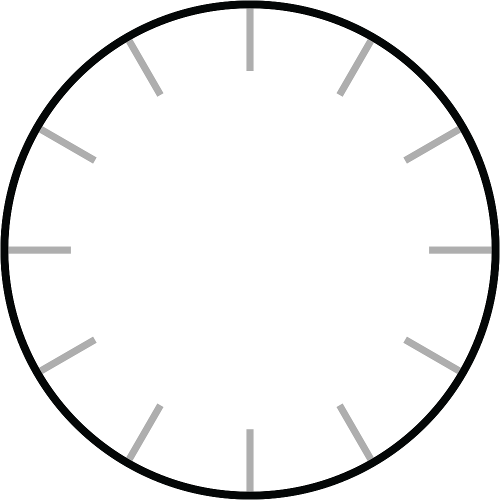
#> input picture data/artwork/dial.png, 500 x 500 px; its folder holds 5 pictures in this run
$ python face_layers.py
#> lines starting #> are read from the running program, lines starting #| are printed output that depends on the picture
"""Optional blank dials and transparent tick/number overlays for image backgrounds."""
from pathlib import Path
from PIL import Image, ImageDraw
import math
root=Path(__file__).resolve().parents[1]/'data/artwork'
# Background fill, marking color, extraction radius.
styles={0:('#ffffff','#000000',242),1:('#ffffff','#000000',243),2:('#ffffff','#000000',244),3:('#ffffff','#000000',243),4:('#ffffff','#000000',242),5:('#000000','#ffffff',240),6:('#faf9f5','#252b33',230),7:('#ffffff','#10151a',232),10:('#f5ecd7','#302a21',224),11:('#20262e','#f1f5f8',230),12:('#152739','#f2dfa0',216)}
for style in list(styles)+[8,13]:
 src=Image.open(root/('dial'+(str(style) if style else '')+'.png')).convert('RGBA')
#> src is the input picture: PIL image 500x500 RGBA; mean R, G, B, A 185.6, 185.7, 185.7, 199.7
 if style==8:
  blank=Image.new('RGBA',src.size);marks=src.copy()
 elif style==13:
  blank=Image.new('RGBA',src.size);d=ImageDraw.Draw(blank);d.ellipse((5,5,495,495),fill='#0d1022')
  marks=Image.open(root/'dial13t.png').convert('RGBA')
 else:
  bg,fg,radius=styles[style]
  bgRGB=tuple(bytes.fromhex(bg[1:]));fgRGB=tuple(bytes.fromhex(fg[1:]))
  # Preserve decorative outer rims for newer dials; blank their entire interior.
  if style>=6:
   blank=src.copy();d=ImageDraw.Draw(blank);r={6:239,7:240,10:224,11:239,12:222}[style]
   d.ellipse((250-r,250-r,250+r,250+r),fill=bg)
  else:
   blank=Image.new('RGBA',src.size);d=ImageDraw.Draw(blank)
#> after `blank = Image.new('RGBA', src.size)`: blank: PIL image 500x500 RGBA; every value is 0
   d.ellipse((1,1,498,498),fill=bg,outline='#151a1f' if style==0 else '#999999',width=1)
  marks=Image.new('RGBA',src.size);pixels=src.load();dest=marks.load()
  for y in range(500):
   for x in range(500):
    r=math.hypot(x-250,y-250)
    if r>radius or r<90:continue
    pix=pixels[x,y]
    # Invert the known solid fill, preserving antialiased edges as alpha.
    dif=max(abs(pix[k]-bgRGB[k]) for k in range(3));den=max(abs(fgRGB[k]-bgRGB[k]) for k in range(3))
    a=min(255,round(dif*255/max(1,den)))*pix[3]//255
    if a:dest[x,y]=(*fgRGB,a)
 blank.save(root/f'base{style}.png');marks.save(root/f'markings{style}.png')
#> after `blank.save(root / f'base{style}.png')`:
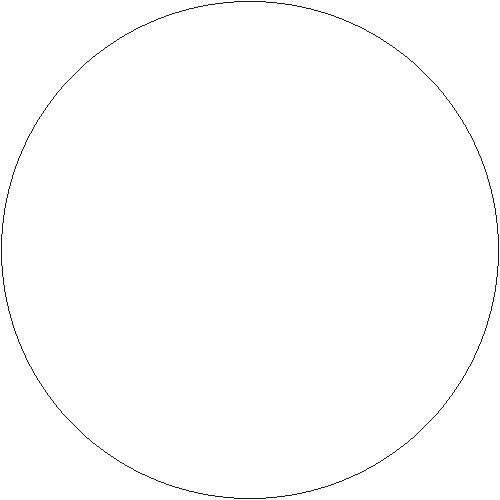
#> saved as base0.png: PIL image 500x500 RGBA; mean R, G, B, A 197.3, 197.3, 197.3, 198.6; transparent parts drawn white
#> after `blank.save(root / f'base{style}.png')`:
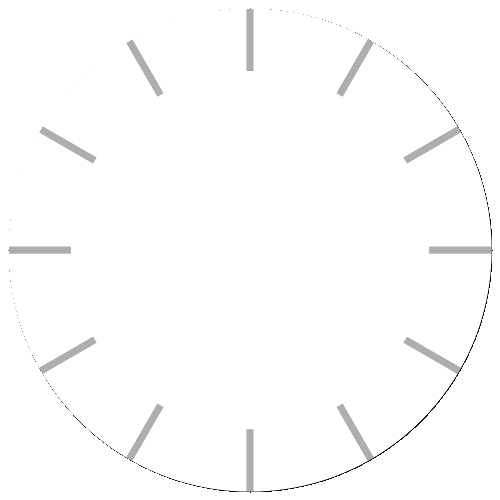
#> saved as markings0.png: PIL image 500x500 RGBA; mean R, G, B, A 0, 0, 0, 2.4; transparent parts drawn white
#> pass 2 of the loop `for style in list(styles)+[8,13]:`:
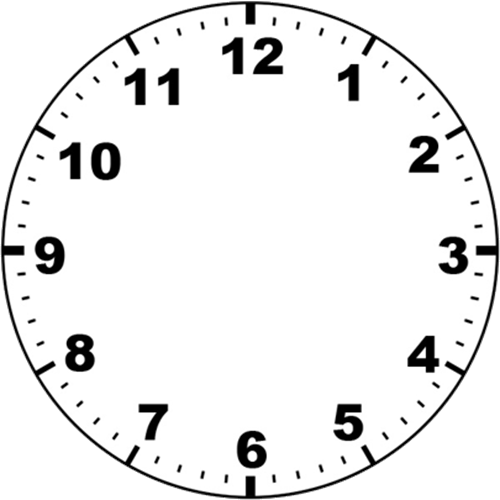
#> input picture data/artwork/dial1.png, 500 x 500 px
#> src is the input picture: PIL image 500x500 RGBA; mean R, G, B, A 237.9, 237.9, 237.9, 199.4
#> `blank.save(root / f'base{style}.png')`:
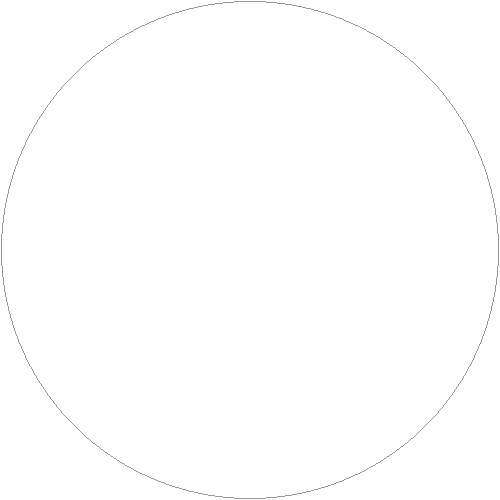
#> saved as base1.png: PIL image 500x500 RGBA; mean R, G, B, A 198, 198, 198, 198.6; transparent parts drawn white
#> `blank.save(root / f'base{style}.png')`:
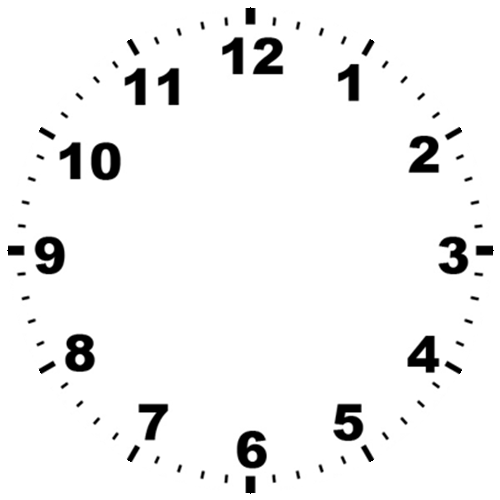
#> saved as markings1.png: PIL image 500x500 RGBA; mean R, G, B, A 0, 0, 0, 11.9; transparent parts drawn white
#> (the run stopped early here; a loop or call above may not have finished)
